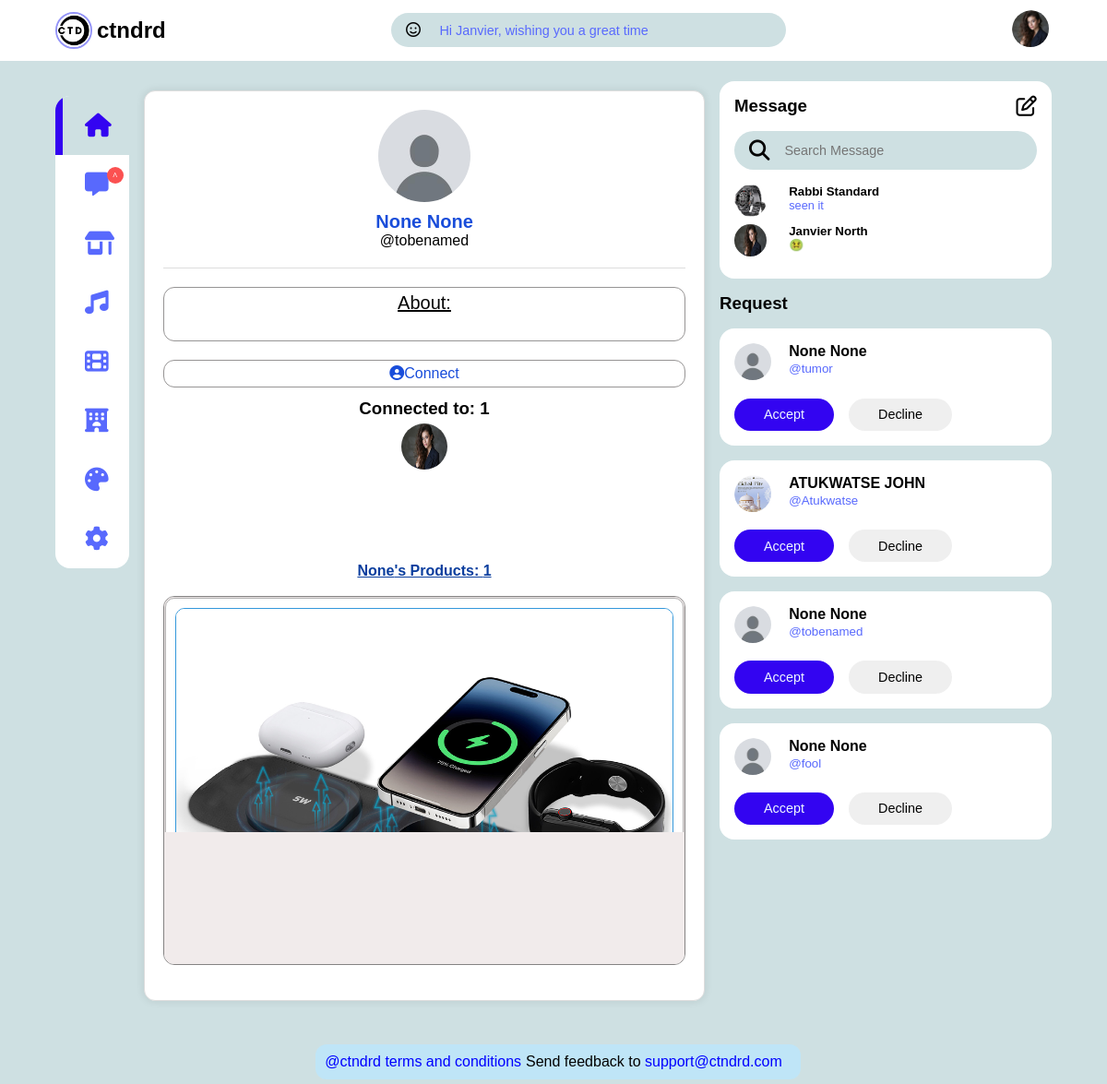
Page /view_profile/5/ (signed in) on the committed database.
### appl/models.py (models this page shows, shortened)
class Profile(models.Model):
    user=models.OneToOneField(User,on_delete=models.CASCADE)
    profile_pic=models.ImageField(upload_to='img/profile/',blank=True, null=True)
    firstname=models.CharField(max_length=50, blank=True, null=True)
    lastname=models.CharField(max_length=50, blank=True, null=True)
    bio=models.TextField(blank=True)
    location=models.CharField(max_length=100, blank=True, null=True)
    follows=models.ManyToManyField("self",
            symmetrical=False,
            blank=True,
            related_name="followed_by")

class Product(models.Model):
    item=models.CharField(max_length=50, blank=True, null=True)
    description = models.TextField()
    price=models.CharField(max_length=50, blank=True, null=True)
    image = models.ImageField(upload_to = 'img/product/', blank=True, null=True )
    author = models.ForeignKey(User, on_delete = models.CASCADE)
    created_at = models.DateTimeField(auto_now_add = True)
    updated_at = models.DateTimeField(auto_now=True)

class Message(models.Model):
    sender = models.ForeignKey(User, on_delete=models.CASCADE, related_name='sent_messages')
    receiver = models.ForeignKey(User, on_delete=models.CASCADE, related_name='received_messages')
    message = models.TextField()
    image = models.ImageField(upload_to = 'img/message/', blank=True, null=True)
    seen = models.BooleanField(default=False)
    timestamp = models.DateTimeField(auto_now_add=True)

### appl/views.py (the view, shortened to what this page needs)
# urls.py: path('view_profile/<int:pk>/',views.view_profile,name='view_profile'),
@login_required
def view_profile(request, pk):
    profile=Profile.objects.get(user=request.user)
    follower=Profile.objects.get(id=pk)
    followers=request.user.profile.followed_by.exclude(id__in=request.user.profile.follows.all()) #for requests in the right
    messages=[]
    followerz=profile.follows.all()
    for follow in followerz:
        conversation_messages = Message.objects.filter(
            (Q(sender=profile.user) & Q(receiver=follow.user)) |
            (Q(sender = follow.user) & Q(receiver=profile.user))
        ).order_by('-timestamp')
        if conversation_messages.exists():
            latest_message=conversation_messages.first()
            messages.append({
                'follow':follow,
                'latest_message':latest_message
            })
    return render(request, 'profile/view-profile-page.html', {'profile':profile,
                                                              'follower':follower,
                                                              'messages':messages,
                                                              'followers':followers})

### templates/profile/view-profile-page.html (shortened to what this page needs)
{% extends 'another home/base.html' %}
{% load static %}
{% block content %}
    <div class="middle">
        <div class="profile-container" style="
        max-width: 800px;
        margin: 10px auto;
        padding: 20px;
        background-color: #ffffff;
        border: 1px solid #ddd;
        border-radius: 12px;
        box-shadow: 0 0 10px rgba(0, 0, 0, 0.1);">
            <div class="profile-header" style="
            display: flex;
            flex-direction: column;
            align-items: center;
            padding-bottom: 20px;
            border-bottom: 1px solid #ddd;">
                {% if follower.profile_pic %}
                    <img style="
                    width: 100px;
                    height: 100px;
                    border-radius: 50%;
                    margin-bottom: 10px;" src="{{follower.profile_pic.url}}" alt="Profile Picture" class="profile-picture">
                {% else %}
                    <img style="
                    width: 100px;
                    height: 100px;
                    border-radius: 50%;
                    margin-bottom: 10px;" src="{% static 'img/user_avatar.jpg' %}" alt="Profile Picture" class="profile-picture">
                {% endif %}
                <h2 style="color: #194dda;
                font-family: sans-serif;
                font-size: 20px;">{{follower.firstname}} {{follower.lastname}}</h2>
                <p>@{{follower.user.username}}</p>
            </div>
            <div class="profile-info" style=" padding-top: 20px;">
                <div class="info-section" style=" margin-bottom: 20px; display: flex;
                flex-direction: column;
                justify-content: center;
                border: 1px solid #969494;
                border-radius: 12px;
                padding: 5px;
                align-items: center;">
                    <h2 style="text-decoration: underline; font-size: 20px; font-weight: 500;">About:</h2>
                    <p style="font-size: 12px;
                    padding: 3px;">{{follower.bio}}</p><br>
                </div>
                <div class="menu" style="display: flex;
                margin-bottom: 12px;
                align-items: center;
                justify-content: space-around;
                border: 1px solid #969494;
                border-radius: 12px;
                width: 100%;">
                    {% if follower in profile.follows.all %}
                        <a href="{% url 'follow_user' follower.pk %}" class="menu-link" style="
                        display: block;
                        text-decoration: none;
                        color: #194dda;
                        padding: 3px;
                        margin: 2px;
                        border-radius: 18px;"><i class="fa-solid fa-circle-user"></i>Disconnect</a>
                    {% else %}
                        <a href="{% url 'follow_user' follower.pk %}" class="menu-link" style="
                        display: block;
                        text-decoration: none;
                        color: #194dda;
                        padding: 3px;
                        margin: 2px;
                        border-radius: 18px;"><i class="fa-solid fa-circle-user"></i>Connect</a>
                    {% endif %}
                </div>
                <div class="info-section">
                    <h3 style="text-align: center;">Connected to: {{follower.follows.count}}</h3>
                    {% if follower.follows.all %}
                        <div class="follower-container" style="
                        display: flex;
                        justify-content: center;
                        flex-wrap: wrap;
                        height: 120px;
                        overflow-y: auto;">
                            {% for follow in follower.follows.all %}
                                {% if follow.user.profile.profile_pic %}
                                    <a href="{% url 'view_profile' follow.id %}"><img style="
                                    width: 50px;
                                    height: 50px;
                                    border-radius: 50%;
                                    margin: 5px;" src="{{follow.user.profile.profile_pic.url}}" alt="Follower 1" class="follower-picture">
                                    </a>
                                {% endif %}
                            {% endfor %}
                        </div>
                    {% endif %}
                </div>
                <br>
                <br><h2 style="text-decoration: underline; font-size: 100%; text-align:center;
                color:#0b3e9e;font-family: sans-serif;">{{follower.firstname}}'s Products: {{ follower.user.product_set.all.count }}</h2> <br>
                {% if follower.user.product_set.all %}
                    <div class="product-grid" style="
                    display: grid;
                    background-color: #f1ebeb;
                    width: 100%;
                    height: 400px;
                    overflow-y: auto;
                    padding: 1px;
                    border: 1px solid #858383;
                    border-radius: 12px;
                    grid-template-columns: repeat(auto-fit, minmax(200px, 2fr));
                    gap: 2px">
                        {% for p in follower.user.product_set.all|slice:":23" %}
                            <div class="product" style="
                            width: 100%;
                            text-align: center;
                            background-color: #ffffff;
                            padding: 10px;
                            border: 1px solid #b6b5b5;
                            border-radius: 10px;
                            box-shadow: 0 0 10px rgba(0, 0, 0, 0.1);">
                                <img style="
                                width: 100%;
                                height: auto;
                                object-fit: cover;
                                border: 1px solid #3498db;
                                border-radius: 10px 10px 0 0;" src="{{p.image.url}}" alt="Product 1">
                                <p>Ugshs.{{p.price}}</p> <br>
                            </div>
                        {% endfor %}
                    </div>
                {% endif %} <br>
            </div>
        </div>
    </div>
{% endblock %}

### templates/another home/base.html (shortened to what this page needs)
{% load static %}
<!DOCTYPE html>
<html lang="en">
<head>
  <link rel="stylesheet" href="{% static 'css/index.css' %}" />
  <link rel="stylesheet" href="https://cdnjs.cloudflare.com/ajax/libs/font-awesome/6.7.2/css/all.min.css" />
</head>
    <body>
        <nav>
          <div class="container">
            <div class="fes" style="display: flex; align-items: center; gap: 5px;">
              <img style="
              width: 40px;
              height: 40px;
              border: 2px solid rgb(148, 148, 248);
              border-radius: 50%;" src="{% static 'img/ctndrd4.png' %}" alt="">
              <h1>ctndrd</h1>
            </div>
            <div class="search-bar">
              <i class="fa-regular fa-face-smile"></i>
              <input type="search" placeholder="Hi {{profile.firstname}}, wishing you a great time" />
            </div>
            <div class="create">
              <div class="profile-photo">
                {% if profile.profile_pic %}
                  <a href="{% url 'profile' %}"><img style="
                  width: 40px;
                  height: 40px;
                  border-radius: 50%;
                  object-fit: cover;
                  object-position: center;" src="{{ profile.profile_pic.url }}" alt=""></a>
                {% endif %}
              </div>
            </div>
          </div>
        </nav>
        <main>
          <div class="container">
            <div class="left">
              <div class="sidebar">
                <a class="manu-item active" href="{% url 'home' %}">
                  <span><i class="fa-solid fa-house"></i></span>
                </a>
                <a class="manu-item" id="messages-notifications" href="{% url 'messages' %}">
                  <span><i class="fa-solid fa-message"><small class="notification-count">^</small></i></span>
                </a>
                <a class="manu-item" href="{% url 'shop' %}">
                  <span><i class="fa-solid fa-shop"></i></span>
                </a>
                <a class="manu-item" href="{% url 'music' %}">
                  <span><i class="fa-solid fa-music"></i></span>
                </a>
                <a class="manu-item" href="{% url 'movie' %}">
                  <span><i class="fa-solid fa-film"></i></span>
                </a>
                <a class="manu-item" href="{% url 'hostel' %}">
                  <span><i class="fa-solid fa-hotel"></i></span>
                </a>
                <a class="manu-item" id="theme">
                  <span><i class="fa-solid fa-palette"></i></span>
                </a>
                <a class="manu-item" href="{% url 'account-settings' %}">
                  <span><i class="fa-solid fa-gear"></i></span>
                </a>
              </div>
            </div>
            {% block content %}
            {% endblock %}
            <div class="right">
              <div class="messages">
                <div class="heading">
                  <h3>Message</h3>
                  <i class="fa-regular fa-pen-to-square"></i>
                </div>
                <div class="search-bar">
                  <i class="fa-solid fa-magnifying-glass"></i>
                  <input
                    type="search"
                    placeholder="Search Message"
                    id="message-search"
                  />
                </div>
                {% if messages %}
                  {% for messag in messages|dictsortreversed:"latest_message.timestamp" %}
                    <a href="{% url 'chat' messag.follow.id %}"><div class="message">
                      <div class="profile-photo">
                        {% if messag.follow.profile_pic %}
                          <img style="width: 35px; height: 35px; border-radius: 50%;" src="{{messag.follow.profile_pic.url}}" alt="" />
                        {% else %}
                          <img style="width: 35px; height: 35px; border-radius: 50%;" src="{% static 'img/user_avatar.jpg' %}" alt="" />
                        {% endif %}
                      </div>
                      <div class="message-body">
                        <h5 style="color: black;">{{messag.follow.user.profile.firstname}} {{messag.follow.user.profile.lastname}}</h5>
                        <p class="text-muted">{{messag.latest_message.message}}</p>
                      </div>
                    </div></a>
                  {% endfor %}
                {% endif %}
              </div>
              <div class="friend-requests">
                <h3>Request</h3>
                {% for s in followers|slice:":4" %}
                  <div class="request">
                    <div class="info">
                      <div class="profile-photo">
                        {% if s.profile_pic %}
                          <a href="{% url 'view_profile' s.id %}"><img style="width: 40px;height: 40px;border-radius: 50%;" src="{{s.profile_pic.url}}" alt="" /></a>
                        {% else %}
                          <a href="{% url 'view_profile' s.id %}"><img style="width: 40px;height: 40px;border-radius: 50%;" src="{% static 'img/user_avatar.jpg' %}" alt="" /></a>
                        {% endif %}
                      </div>
                      <div class="sender">
                        <h4>{{s.firstname}} {{s.lastname}}</h4>
                        <small class="text-muted">@{{s.user.username}}</small>
                      </div>
                    </div>
                    <div class="action">
                      <button class="btn btn-primary"> <a style="color: aliceblue;" href="{% url 'follow_user' s.pk %}">Accept</a></button>
                      <button class="btn"><a style="color: black;" href="{% url 'decline_user' s.pk %}">Decline</a></button>
                    </div>
                  </div>
                {% endfor %}
              </div>
            </div>
          </div>
          <footer>
            <div class="footer-copyRight">
              <div style="gap: 5px; margin: 5px; width: 100%;border-radius: 12px; background-color: rgb(191, 229, 247);display: flex; padding: 10px;">
                <a style="color: blue;" href="{% url 'terms' %}"><p>@ctndrd terms and conditions</p></a>
                <p>Send feedback to <span style="color: blue;">support@ctndrd.com</span></p>
              </div>
            </div>
          </footer>
        </main>
    </body>
</html>

### rows in the picture
Profile: firstname "Hi Janvier, wishing you a great time", profile_pic (picture), user.profile.profile_pic (picture), follow.profile_pic (picture), follow.user.profile.firstname "Janvier", follow.user.profile.lastname "North", latest_message.message "🤢"
Profile: firstname "None", lastname "None", user.username "tobenamed", follows.count "1", user.product_set.all.count "1"
Product: image (picture)
Profile: follow.profile_pic (picture), follow.user.profile.firstname "Rabbi", follow.user.profile.lastname "Standard", latest_message.message "seen it"
Profile: firstname "None", lastname "None", user.username "tumor"
Profile: profile_pic (picture), firstname "ATUKWATSE", lastname "JOHN", user.username "Atukwatse"
Profile: firstname "None", lastname "None", user.username "fool"
